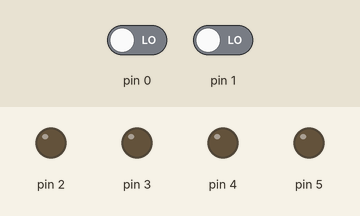
Bench run of a sketch on a simulated Arduino Uno, built with avr-gcc and run on an emulated ATmega328P. Parts: output pins drawn as LEDs (lit = HIGH). Inputs (shaded band) come from the test bench; at power-on: pin 0 LOW, pin 1 LOW.

Above: at 0.1 s.
At 5.1 s:
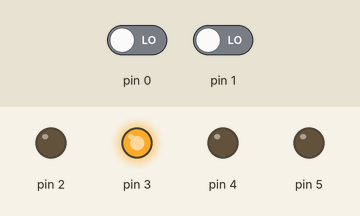
At 7.6 s:
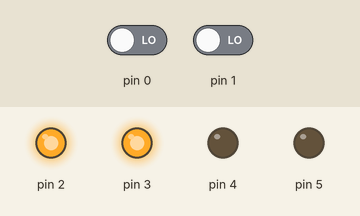
At 17.6 s:
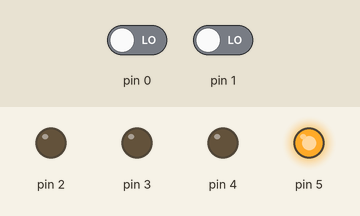
At 27.6 s:
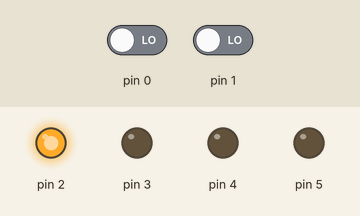
At 37.6 s:
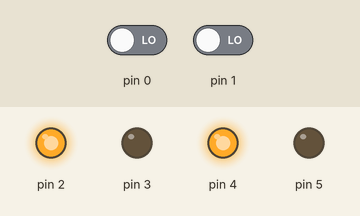
Timing chart, 0 to 39.1 s (numbered marks = the images above):
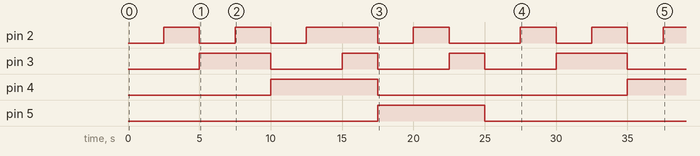

Measured:
- by itself, pin 2: LOW → HIGH at 2.5 s, → LOW 2.5 s later, → HIGH 2.5 s later, → LOW 2.5 s later, … (13 changes in this stretch)
- by itself, pin 3: repeats every 7.5 s: LOW 5.0 s, HIGH 2.5 s
- by itself, pin 4: LOW → HIGH at 10.0 s, → LOW 7.5 s later, → HIGH 17.5 s later
- by itself, pin 5: LOW → HIGH at 17.5 s, → LOW 7.5 s later

The sketch:

ip_inc_dec.ino
```cpp
#include<Arduino.h>
//Declaring all variables as integers
int Z,Y,X,W;

//Code released under GNU GPL.  Free to use for anything.
void disp_7447(int D, int C, int B, int A)
{
  digitalWrite(2, A); //LSB
  digitalWrite(3, B);
  digitalWrite(4, C);
  digitalWrite(5, D); //MSB

}
// the setup function runs once when you press reset or power the board
void setup() {
    pinMode(2, OUTPUT);
    pinMode(3, OUTPUT);
    pinMode(4, OUTPUT);
    pinMode(5, OUTPUT);
    pinMode(6, INPUT);
    pinMode(7, INPUT);
    pinMode(8, INPUT);
    pinMode(9, INPUT);

}

// the loop function runs over and over again forever
void loop() {

W = digitalRead(0);//LSB
X = digitalRead(1);
Y = digitalRead(0);
Z = digitalRead(1);//MSB

disp_7447(0,0,0,0);
delay(2500);
disp_7447(0,0,0,1);
delay(2500);
disp_7447(0,0,1,0);
delay(2500);
disp_7447(0,0,1,1);
delay(2500);
disp_7447(0,1,0,0);
delay(2500);
disp_7447(0,1,0,1);
delay(2500);
disp_7447(0,1,1,1);
delay(2500);
disp_7447(1,0,0,0);
delay(2500);
disp_7447(1,0,0,1);
delay(2500);
disp_7447(1,0,1,0);
delay(2500);
}
```

7447_2.3.c
```cpp
void disp_7447(int D, int C, int B, int A)
{
  digitalWrite(2, A); //LSB
  digitalWrite(3, B);
  digitalWrite(4, C);
  digitalWrite(5, D); //MSB

}
// the setup function runs once when you press reset or power the board
void setup() {
    pinMode(2, OUTPUT);
    pinMode(3, OUTPUT);
    pinMode(4, OUTPUT);
    pinMode(5, OUTPUT);
}

// the loop function runs over and over again forever
void loop() {
disp_7447(0,0,0,0);
delay(2500);       //0
disp_7447(0,0,0,1);
delay(2500);       //1
disp_7447(0,0,1,0);
delay(2500);       //2
disp_7447(0,0,1,1);
delay(2500);       //3
disp_7447(0,1,0,0);
delay(2500);       //4
disp_7447(0,1,0,1);
delay(2500);       //5
disp_7447(0,1,1,1);
delay(2500);       //6
disp_7447(1,0,0,0);
delay(2500);       //7
disp_7447(1,0,0,1);
delay(2500);       //8
disp_7447(1,0,1,0);
delay(2500);       //9
}
```

gvv.ard.ino.c
```cpp
void disp_7447(int D, int C, int B, int A)
{
  digitalWrite(2, A); //LSB
  digitalWrite(3, B);
  digitalWrite(4, C);
  digitalWrite(5, D); //MSB

}
// the setup function runs once when you press reset or power the board
void setup() {
    pinMode(2, OUTPUT);
    pinMode(3, OUTPUT);
    pinMode(4, OUTPUT);
    pinMode(5, OUTPUT);
}

// the loop function runs over and over again forever
void loop() {
disp_7447(0,1,0,1);
}
```
